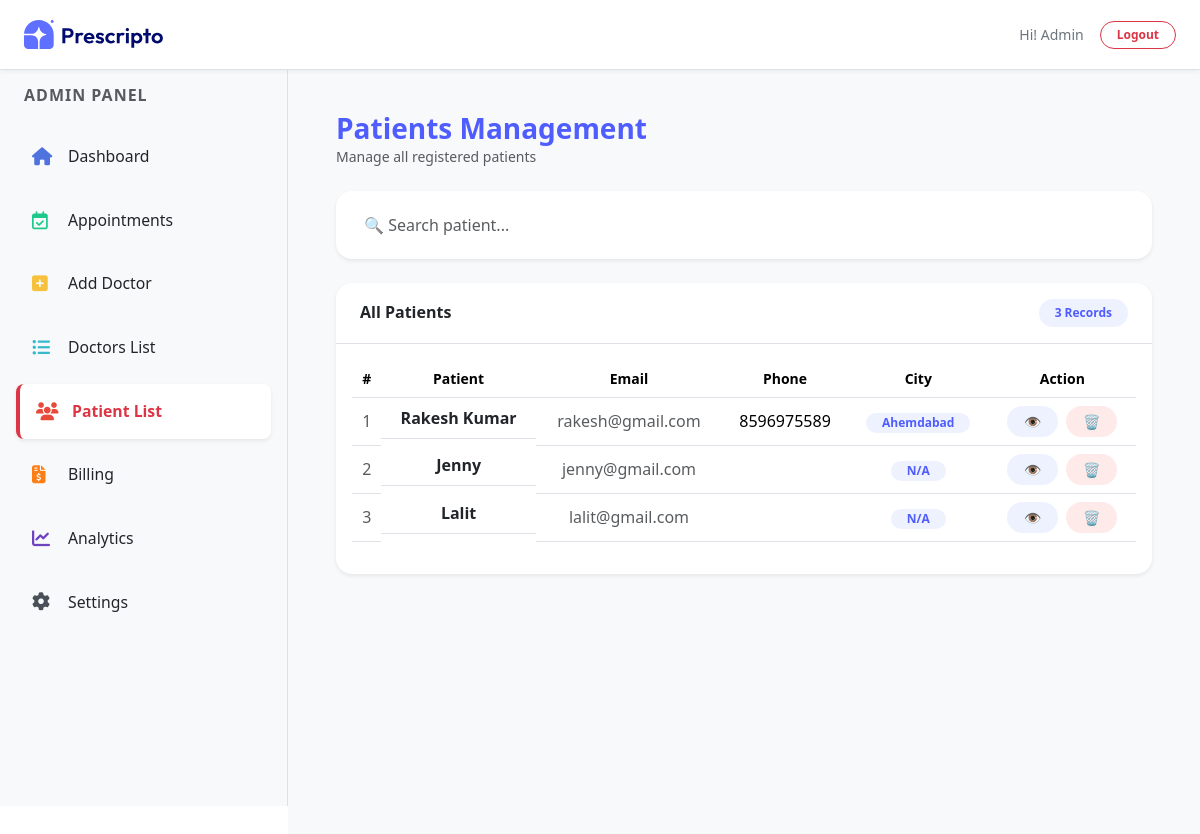
Page /patient-list/ (signed in) on the earlier database version.
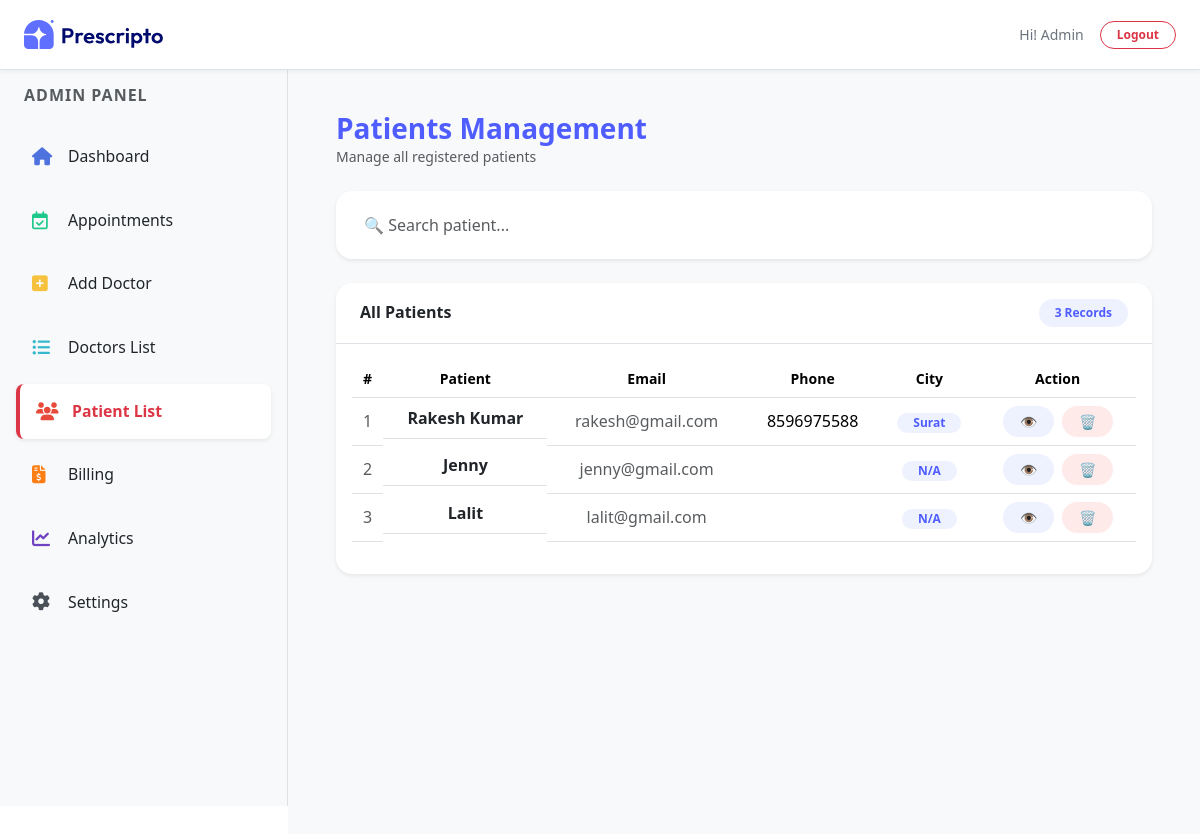
Same page on the later database version.
### appointment/models.py (models this page shows, shortened)
class Patients(models.Model):
    username = models.CharField(max_length=100)
    email = models.EmailField()
    password = models.CharField(max_length=100)
    phone = models.CharField(max_length=15, blank=True)
    city = models.CharField(max_length=100, blank=True)
    address = models.TextField(blank=True)
    profile_image = CloudinaryField('image', folder='patients_image')

### appointment/views.py (the view)
# urls.py: path('patient-list/', views.patient_list, name='patient_list'),
@login_required(login_url='/dash_login')
@staff_member_required
def patient_list(request):
    patients = Patients.objects.all()
    patients = patients.annotate(
        total_appointments=Count('appointments'),
        total_bill=Sum(
            'appointments__doctor__fees',
            filter=Q(appointments__status='Approved')
        )
    ).order_by('-id')
    context = {
        'patients': patients,
        'action': 'patient_list',
        "role": "admin"
    }
    return render(request, 'dashboard/patient_list.html', context)

### templates/dashboard/patient_list.html (shortened to what this page needs)
{% extends "dashboard/layout.html" %}
{% load static %}
{% block contant %}
<section class="p-5 bg-light min-vh-100"  style="width: 100%; margin-top: 64px; margin-left: 18rem; padding: 20px;">
    <div class="d-flex justify-content-between align-items-center mb-4" data-aos="fade-down">
        <div>
            <h3 class="fw-bold mb-0" style="color:#4f5dff;">Patients Management</h3>
            <p class="text-muted small mb-0">Manage all registered patients</p>
        </div>
    </div>
    <div class="row mb-4">
        <div class="col-md-12" data-aos="fade-right">
            <div class="bg-white rounded-4 shadow-sm p-3">
                <input type="text" id="searchInput" class="form-control border-0"
                    placeholder="🔍 Search patient..."
                    onkeyup="searchTable()"
                    style="outline:none;">
            </div>
        </div>
    </div>
    <div class="bg-white rounded-4 shadow-sm" data-aos="fade-up">
        <div class="px-4 py-3 border-bottom d-flex justify-content-between align-items-center">
            <h6 class="fw-bold mb-0">All Patients</h6>
            <span class="badge rounded-pill px-3 py-2"
                  style="background:#eef2ff; color:#4f5dff;">
                {{ patients|length }} Records
            </span>
        </div>
        <div class="table-responsive p-3">
            <table class="table align-middle text-center" id="appointmentTable">
                <thead>
                    <tr class="text-muted small">
                        <th>#</th>
                        <th>Patient</th>
                        <th>Email</th>
                        <th>Phone</th>
                        <th>City</th>
                        <th>Action</th>
                    </tr>
                </thead>
                <tbody>
                    {% for patient in patients %}
                    <tr style="transition:0.3s;"
                        onmouseover="this.style.background='#f9faff'"
                        onmouseout="this.style.background=''">
                        <td class="text-muted">{{ forloop.counter }}</td>
                        <td class="d-flex align-items-center justify-content-center gap-2">
                            <span class="fw-semibold text-dark text-capitalize">
                                {{ patient.username }}
                            </span>
                        </td>
                        <td class="text-muted">{{ patient.email }}</td>
                        <td>{{ patient.phone }}</td>
                        <td>
                            <span class="badge px-3 py-1 rounded-pill"
                                style="background:#eef2ff; color:#4f5dff;">
                                {{ patient.city|default:"N/A" }}
                            </span>
                        </td>
                        <td>
                            <div class="d-flex justify-content-center gap-2">
                                <a href="{% url 'patient_detail' patient.id %}"
                                   class="btn btn-sm rounded-pill px-3"
                                   style="background:#eef2ff; color:#4f5dff;">
                                    👁
                                </a>
                                <form method="POST" action="{% url 'delete_patient' patient.id %}">
                                    <button type="submit"
                                        class="btn btn-sm rounded-pill px-3"
                                        style="background:#ffeaea; color:#dc3545;"
                                        onclick="return confirm('Delete this patient?')">
                                        🗑
                                    </button>
                                </form>
                            </div>
                        </td>
                    </tr>
                    {% empty %}
                    <tr>
                        <td colspan="7" class="py-5 text-muted">
                            No patients found 😔
                        </td>
                    </tr>
                    {% endfor %}
                </tbody>
            </table>
        </div>
    </div>
</section>
{% endblock %}

### templates/dashboard/layout.html (shortened to what this page needs)
<!DOCTYPE html>
<html lang="en">
<head>
    <link href="https://cdn.jsdelivr.net/npm/bootstrap@5.3.3/dist/css/bootstrap.min.css" rel="stylesheet" />
    <link href="https://cdnjs.cloudflare.com/ajax/libs/font-awesome/5.15.3/css/all.min.css" rel="stylesheet" />
    <link rel="stylesheet" href="https://cdnjs.cloudflare.com/ajax/libs/font-awesome/6.7.2/css/all.min.css" />
    <link href="https://unpkg.com/aos@2.3.4/dist/aos.css" rel="stylesheet">
</head>
    {% load static %}
    <body>
        <header class="d-flex justify-content-between align-items-center border-bottom bg-white px-4"
                style="height: 70px; position: fixed; top: 0; width: 100%; z-index: 1050; box-shadow: 0 2px 4px rgba(0,0,0,0.05);">
            <div class="d-flex align-items-center">
                <a href="{% url 'dash_admin' %}">
                    <img src="{% static 'assets/assets_frontend/logo.svg' %}" alt="Logo" style="width: 140px;">
                </a>
            </div>
            <div class="d-flex align-items-center gap-3 text-secondary small">
                {% if role == 'admin' %}
                    <span class="text-capitalize fw-medium">Hi! {{ request.session.username }}</span>
                {% else %}
                    <span class="fw-medium">Hi! {{ doctor.name }}</span>
                {% endif %}
                <a href="{% url 'dash_logout' %}" class="btn btn-outline-danger btn-sm rounded-pill px-3 py-1 fw-bold" style="font-size: 12px;">Logout</a>
            </div>
        </header>
        <main class="d-flex" style="min-height: calc(100vh - 64px);">
            {% if role == 'admin' %}
                <nav id="sidebar" class="border-end bg-light p-3"
                    style="width: 18rem; height: calc(100vh - 64px); position: fixed; top: 70px; left: 0; z-index: 1000; overflow-y: auto;">
                    <div class="mb-4 ps-2">
                        <h6 class="text-uppercase text-muted fw-bold" style="letter-spacing: 1px; font-size: 1rem;">Admin Panel</h6>
                    </div>
                    <a href="{% url 'dash_admin' %}"
                    class="nav-link d-flex align-items-center gap-3 p-3 rounded-3 mb-2 {% if action == 'admin' %}bg-white shadow-sm border-start border-4 border-primary fw-bold text-primary{% else %}text-dark{% endif %}"
                    style="transition: 0.3s; font-size: 18px; text-decoration: none;">
                        <i class="fa-solid fa-house" style="color: #4e73df; width: 20px;"></i>
                        <span class="small">Dashboard</span>
                    </a>
                    <a href="{% url 'appointments' %}"
                    class="nav-link d-flex align-items-center gap-3 p-3 rounded-3 mb-2 {% if action == 'appointments' %}bg-white shadow-sm border-start border-4 border-success fw-bold text-success{% else %}text-dark{% endif %}"
                    style="transition: 0.3s; font-size: 18px; text-decoration: none;">
                        <i class="fa-regular fa-calendar-check" style="color: #1cc88a; width: 20px;"></i>
                        <span class="small">Appointments</span>
                    </a>
                    <a href="{% url 'add_doctor' %}"
                    class="nav-link d-flex align-items-center gap-3 p-3 rounded-3 mb-2 {% if action == 'add_doctor' %}bg-white shadow-sm border-start border-4 border-warning fw-bold text-warning{% else %}text-dark{% endif %}"
                    style="transition: 0.3s; font-size: 18px; text-decoration: none;">
                        <i class="fas fa-plus-square" style="color: #f6c23e; width: 20px;"></i>
                        <span class="small">Add Doctor</span>
                    </a>
                    <a href="{% url 'doctor_list' %}"
                    class="nav-link d-flex align-items-center gap-3 p-3 rounded-3 mb-2 {% if action == 'doctor_list' %}bg-white shadow-sm border-start border-4 border-info fw-bold text-info{% else %}text-dark{% endif %}"
                    style="transition: 0.3s; font-size: 18px; text-decoration: none;">
                        <i class="fas fa-list-ul" style="color: #36b9cc; width: 20px;"></i>
                        <span class="small">Doctors List</span>
                    </a>
                    <a href="{% url 'patient_list' %}"
                    class="nav-link d-flex align-items-center gap-3 p-3 rounded-3 mb-2 {% if action == 'patient_list' %}bg-white shadow-sm border-start border-4 border-danger fw-bold text-danger{% else %}text-dark{% endif %}"
                    style="transition: 0.3s; font-size: 18px; text-decoration: none;">
                        <i class="fa-solid fa-users" style="color: #e74a3b; width: 20px;"></i>
                        <span class="small">Patient List</span>
                    </a>
                    <a href="{% url 'billing' %}"
                    class="nav-link d-flex align-items-center gap-3 p-3 rounded-3 mb-2 {% if action == 'billing' %}bg-white shadow-sm border-start border-4 border-secondary fw-bold text-secondary{% else %}text-dark{% endif %}"
                    style="transition: 0.3s; font-size: 18px; text-decoration: none;">
                        <i class="fa-solid fa-file-invoice-dollar" style="color: #fd7e14; width: 20px;"></i>
                        <span class="small">Billing</span>
                    </a>
                    <a href="{% url 'analytics' %}"
                    class="nav-link d-flex align-items-center gap-3 p-3 rounded-3 mb-2 {% if action == 'analytics' %}bg-white shadow-sm border-start border-4 border-dark fw-bold text-dark{% else %}text-dark{% endif %}"
                    style="transition: 0.3s; font-size: 18px; text-decoration: none;">
                        <i class="fa-solid fa-chart-line" style="color: #6f42c1; width: 20px;"></i>
                        <span class="small">Analytics</span>
                    </a>
                    <a href="{% url 'settings' %}"
                    class="nav-link d-flex align-items-center gap-3 p-3 rounded-3 mb-2 {% if action == 'settings' %}bg-white shadow-sm border-start border-4 border-secondary fw-bold text-secondary{% else %}text-dark{% endif %}"
                    style="transition: 0.3s; font-size: 18px; text-decoration: none;">
                        <i class="fa-solid fa-gear" style="color: #495057; width: 20px;"></i>
                        <span class="small">Settings</span>
                    </a>
                </nav>
            {% endif %}
            {% block contant %}
            {% endblock %}
        </main>
    </body>
</html>

Differences in the rows shown:
changed Patients "Rakesh Kumar": phone "8596975589" → "8596975588"; city "Ahemdabad" → "Surat"
